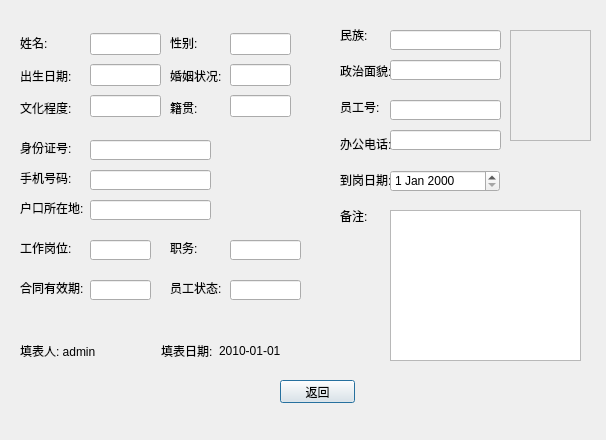
<?xml version="1.0" encoding="UTF-8"?>
<ui version="4.0">
 <class>MyInforDialog</class>
 <widget class="QDialog" name="MyInforDialog">
  <property name="geometry">
   <rect>
    <x>0</x>
    <y>0</y>
    <width>606</width>
    <height>440</height>
   </rect>
  </property>
  <property name="windowTitle">
   <string>Dialog</string>
  </property>
  <widget class="QLineEdit" name="WorkTelEdit">
   <property name="geometry">
    <rect>
     <x>390</x>
     <y>130</y>
     <width>111</width>
     <height>20</height>
    </rect>
   </property>
  </widget>
  <widget class="QWidget" name="layoutWidget_6">
   <property name="geometry">
    <rect>
     <x>170</x>
     <y>30</y>
     <width>56</width>
     <height>91</height>
    </rect>
   </property>
   <layout class="QVBoxLayout" name="verticalLayout_6">
    <item>
     <widget class="QLabel" name="label_5">
      <property name="text">
       <string>性别:</string>
      </property>
     </widget>
    </item>
    <item>
     <widget class="QLabel" name="label_7">
      <property name="text">
       <string>婚姻状况:</string>
      </property>
     </widget>
    </item>
    <item>
     <widget class="QLabel" name="label_10">
      <property name="text">
       <string>籍贯:</string>
      </property>
     </widget>
    </item>
   </layout>
  </widget>
  <widget class="QLineEdit" name="StateEdit">
   <property name="geometry">
    <rect>
     <x>230</x>
     <y>280</y>
     <width>71</width>
     <height>20</height>
    </rect>
   </property>
  </widget>
  <widget class="QLabel" name="label_11">
   <property name="geometry">
    <rect>
     <x>20</x>
     <y>240</y>
     <width>71</width>
     <height>16</height>
    </rect>
   </property>
   <property name="text">
    <string>工作岗位:</string>
   </property>
  </widget>
  <widget class="QWidget" name="layoutWidget_2">
   <property name="geometry">
    <rect>
     <x>340</x>
     <y>20</y>
     <width>56</width>
     <height>211</height>
    </rect>
   </property>
   <layout class="QVBoxLayout" name="verticalLayout_7">
    <item>
     <widget class="QLabel" name="label_23">
      <property name="text">
       <string>民族:</string>
      </property>
     </widget>
    </item>
    <item>
     <widget class="QLabel" name="label_24">
      <property name="text">
       <string>政治面貌:</string>
      </property>
     </widget>
    </item>
    <item>
     <widget class="QLabel" name="label_25">
      <property name="text">
       <string>员工号:</string>
      </property>
     </widget>
    </item>
    <item>
     <widget class="QLabel" name="label_26">
      <property name="text">
       <string>办公电话:</string>
      </property>
     </widget>
    </item>
    <item>
     <widget class="QLabel" name="label_27">
      <property name="text">
       <string>到岗日期:</string>
      </property>
     </widget>
    </item>
    <item>
     <widget class="QLabel" name="label_28">
      <property name="text">
       <string>备注:</string>
      </property>
     </widget>
    </item>
   </layout>
  </widget>
  <widget class="QLineEdit" name="TelEdit">
   <property name="geometry">
    <rect>
     <x>90</x>
     <y>170</y>
     <width>121</width>
     <height>20</height>
    </rect>
   </property>
  </widget>
  <widget class="QLineEdit" name="BackgroundEdit">
   <property name="geometry">
    <rect>
     <x>390</x>
     <y>60</y>
     <width>111</width>
     <height>20</height>
    </rect>
   </property>
  </widget>
  <widget class="QWidget" name="layoutWidget_3">
   <property name="geometry">
    <rect>
     <x>20</x>
     <y>30</y>
     <width>56</width>
     <height>91</height>
    </rect>
   </property>
   <layout class="QVBoxLayout" name="verticalLayout_8">
    <item>
     <widget class="QLabel" name="label_8">
      <property name="text">
       <string>姓名:</string>
      </property>
     </widget>
    </item>
    <item>
     <widget class="QLabel" name="label_12">
      <property name="text">
       <string>出生日期:</string>
      </property>
     </widget>
    </item>
    <item>
     <widget class="QLabel" name="label_13">
      <property name="text">
       <string>文化程度:</string>
      </property>
     </widget>
    </item>
   </layout>
  </widget>
  <widget class="QPushButton" name="ReturnButton">
   <property name="geometry">
    <rect>
     <x>280</x>
     <y>380</y>
     <width>75</width>
     <height>23</height>
    </rect>
   </property>
   <property name="text">
    <string>返回</string>
   </property>
  </widget>
  <widget class="QWidget" name="layoutWidget_5">
   <property name="geometry">
    <rect>
     <x>90</x>
     <y>30</y>
     <width>71</width>
     <height>91</height>
    </rect>
   </property>
   <layout class="QVBoxLayout" name="verticalLayout_9">
    <item>
     <widget class="QLineEdit" name="NameEdit_2"/>
    </item>
    <item>
     <widget class="QLineEdit" name="BrithdayEdit_2"/>
    </item>
    <item>
     <widget class="QLineEdit" name="CultureEdit_2"/>
    </item>
   </layout>
  </widget>
  <widget class="QLineEdit" name="PlaceEdit">
   <property name="geometry">
    <rect>
     <x>90</x>
     <y>200</y>
     <width>121</width>
     <height>20</height>
    </rect>
   </property>
  </widget>
  <widget class="QLabel" name="label_29">
   <property name="geometry">
    <rect>
     <x>170</x>
     <y>240</y>
     <width>31</width>
     <height>16</height>
    </rect>
   </property>
   <property name="text">
    <string>职务:</string>
   </property>
  </widget>
  <widget class="QWidget" name="layoutWidget">
   <property name="geometry">
    <rect>
     <x>230</x>
     <y>30</y>
     <width>61</width>
     <height>91</height>
    </rect>
   </property>
   <layout class="QVBoxLayout" name="verticalLayout_10">
    <item>
     <widget class="QLineEdit" name="SexEdit_2"/>
    </item>
    <item>
     <widget class="QLineEdit" name="MerryEdit_2"/>
    </item>
    <item>
     <widget class="QLineEdit" name="WhereEdit_2"/>
    </item>
   </layout>
  </widget>
  <widget class="QLineEdit" name="PostEdit">
   <property name="geometry">
    <rect>
     <x>230</x>
     <y>240</y>
     <width>71</width>
     <height>20</height>
    </rect>
   </property>
  </widget>
  <widget class="QTextEdit" name="OtherEdit">
   <property name="geometry">
    <rect>
     <x>390</x>
     <y>210</y>
     <width>191</width>
     <height>151</height>
    </rect>
   </property>
  </widget>
  <widget class="QDateEdit" name="ReachEdit">
   <property name="geometry">
    <rect>
     <x>390</x>
     <y>170</y>
     <width>110</width>
     <height>22</height>
    </rect>
   </property>
  </widget>
  <widget class="QLabel" name="label_30">
   <property name="geometry">
    <rect>
     <x>20</x>
     <y>140</y>
     <width>61</width>
     <height>16</height>
    </rect>
   </property>
   <property name="text">
    <string>身份证号:</string>
   </property>
  </widget>
  <widget class="QLabel" name="label_31">
   <property name="geometry">
    <rect>
     <x>20</x>
     <y>200</y>
     <width>71</width>
     <height>16</height>
    </rect>
   </property>
   <property name="text">
    <string>户口所在地:</string>
   </property>
  </widget>
  <widget class="QLineEdit" name="PersonNumberEdit">
   <property name="geometry">
    <rect>
     <x>90</x>
     <y>140</y>
     <width>121</width>
     <height>20</height>
    </rect>
   </property>
  </widget>
  <widget class="QLineEdit" name="WorkNumEdit">
   <property name="geometry">
    <rect>
     <x>390</x>
     <y>100</y>
     <width>111</width>
     <height>20</height>
    </rect>
   </property>
  </widget>
  <widget class="QWidget" name="layoutWidget_4">
   <property name="geometry">
    <rect>
     <x>20</x>
     <y>340</y>
     <width>261</width>
     <height>22</height>
    </rect>
   </property>
   <layout class="QHBoxLayout" name="horizontalLayout_2">
    <item>
     <widget class="QLabel" name="label_32">
      <property name="text">
       <string>填表人: admin</string>
      </property>
     </widget>
    </item>
    <item>
     <spacer name="horizontalSpacer_2">
      <property name="orientation">
       <enum>Qt::Horizontal</enum>
      </property>
      <property name="sizeHint" stdset="0">
       <size>
        <width>40</width>
        <height>20</height>
       </size>
      </property>
     </spacer>
    </item>
    <item>
     <widget class="QLabel" name="label_33">
      <property name="text">
       <string>填表日期:</string>
      </property>
     </widget>
    </item>
    <item>
     <widget class="QLabel" name="label_34">
      <property name="text">
       <string>2010-01-01</string>
      </property>
     </widget>
    </item>
   </layout>
  </widget>
  <widget class="QLabel" name="label_35">
   <property name="geometry">
    <rect>
     <x>20</x>
     <y>280</y>
     <width>71</width>
     <height>16</height>
    </rect>
   </property>
   <property name="text">
    <string>合同有效期:</string>
   </property>
  </widget>
  <widget class="QLineEdit" name="SituationEdit">
   <property name="geometry">
    <rect>
     <x>90</x>
     <y>240</y>
     <width>61</width>
     <height>20</height>
    </rect>
   </property>
  </widget>
  <widget class="QLabel" name="label_36">
   <property name="geometry">
    <rect>
     <x>20</x>
     <y>170</y>
     <width>61</width>
     <height>16</height>
    </rect>
   </property>
   <property name="text">
    <string>手机号码:</string>
   </property>
  </widget>
  <widget class="QLabel" name="label_37">
   <property name="geometry">
    <rect>
     <x>170</x>
     <y>280</y>
     <width>51</width>
     <height>16</height>
    </rect>
   </property>
   <property name="text">
    <string>员工状态:</string>
   </property>
  </widget>
  <widget class="QScrollArea" name="scrollArea">
   <property name="geometry">
    <rect>
     <x>510</x>
     <y>30</y>
     <width>81</width>
     <height>111</height>
    </rect>
   </property>
   <property name="widgetResizable">
    <bool>true</bool>
   </property>
   <widget class="QWidget" name="scrollAreaWidgetContents_2">
    <property name="geometry">
     <rect>
      <x>0</x>
      <y>0</y>
      <width>79</width>
      <height>109</height>
     </rect>
    </property>
    <widget class="QLabel" name="photolabel_3">
     <property name="geometry">
      <rect>
       <x>0</x>
       <y>0</y>
       <width>81</width>
       <height>111</height>
      </rect>
     </property>
     <property name="text">
      <string/>
     </property>
    </widget>
    <widget class="QLabel" name="photolabel_4">
     <property name="geometry">
      <rect>
       <x>0</x>
       <y>0</y>
       <width>81</width>
       <height>111</height>
      </rect>
     </property>
     <property name="text">
      <string/>
     </property>
    </widget>
   </widget>
  </widget>
  <widget class="QLineEdit" name="NationEdit">
   <property name="geometry">
    <rect>
     <x>390</x>
     <y>30</y>
     <width>111</width>
     <height>20</height>
    </rect>
   </property>
  </widget>
  <widget class="QLineEdit" name="PeriodEdit">
   <property name="geometry">
    <rect>
     <x>90</x>
     <y>280</y>
     <width>61</width>
     <height>20</height>
    </rect>
   </property>
  </widget>
  <widget class="QLabel" name="label">
   <property name="geometry">
    <rect>
     <x>-7</x>
     <y>0</y>
     <width>621</width>
     <height>441</height>
    </rect>
   </property>
   <property name="styleSheet">
    <string notr="true">border-image: url(:/image/background_meitu_2.png);</string>
   </property>
   <property name="text">
    <string/>
   </property>
  </widget>
  <zorder>label</zorder>
  <zorder>WorkTelEdit</zorder>
  <zorder>layoutWidget_6</zorder>
  <zorder>StateEdit</zorder>
  <zorder>label_11</zorder>
  <zorder>layoutWidget_2</zorder>
  <zorder>TelEdit</zorder>
  <zorder>BackgroundEdit</zorder>
  <zorder>layoutWidget_3</zorder>
  <zorder>ReturnButton</zorder>
  <zorder>layoutWidget_5</zorder>
  <zorder>PlaceEdit</zorder>
  <zorder>label_29</zorder>
  <zorder>layoutWidget</zorder>
  <zorder>PostEdit</zorder>
  <zorder>OtherEdit</zorder>
  <zorder>ReachEdit</zorder>
  <zorder>label_30</zorder>
  <zorder>label_31</zorder>
  <zorder>PersonNumberEdit</zorder>
  <zorder>WorkNumEdit</zorder>
  <zorder>layoutWidget_4</zorder>
  <zorder>label_35</zorder>
  <zorder>SituationEdit</zorder>
  <zorder>label_36</zorder>
  <zorder>label_37</zorder>
  <zorder>scrollArea</zorder>
  <zorder>NationEdit</zorder>
  <zorder>PeriodEdit</zorder>
 </widget>
 <resources/>
 <connections/>
</ui>
